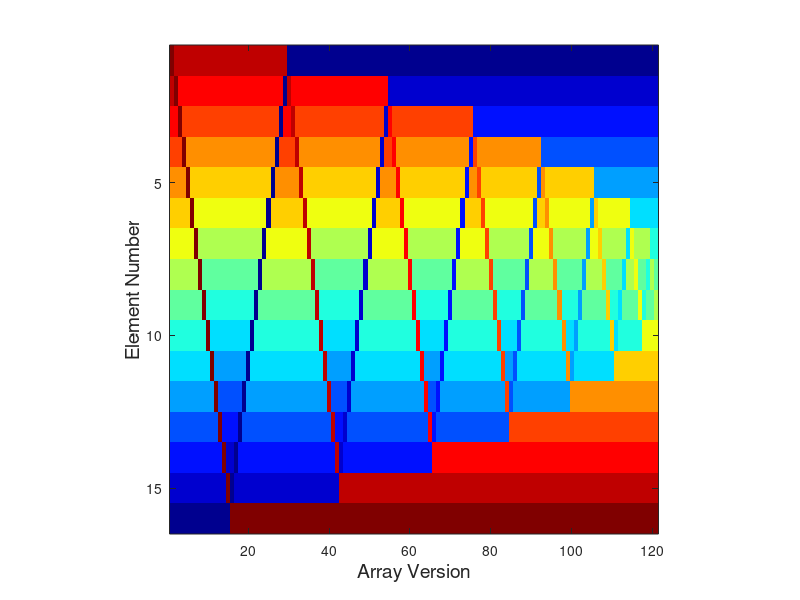

The MATLAB source for this figure:
%%%%%%%%%%%%%%%%%%%%%%%%%%%%%%%%%%%%%%%%%%%%%%%%%%%%%%%%%%%%%%%%%%%%%%%%%% 
% Title:     Shaker Sort
% Author:    Rommulluss Caraiman
%%%%%%%%%%%%%%%%%%%%%%%%%%%%%%%%%%%%%%%%%%%%%%%%%%%%%%%%%%%%%%%%%%%%%%%%%%  
clear all; close all; clc; 
N = 16; % Length of array to be sorted 
V = N:-1:1; % Generate an array containing integers from N down to 1
comparisons = 0;
snapNumeber = 1;
arrayState(1:N,snapNumeber) = V; 
lLock = 0; hLock = N+1; 
isSorted = false;
shakerDirection =true; %true = -> , false = <-
while(~isSorted)
    if(abs(lLock-hLock)==2)
        isSorted = true;    
    else
        if(shakerDirection==true)
           pos = lLock +1;
           shakerDirection = ~shakerDirection;
            while(pos+1~=hLock)
                comparisons = comparisons+1;
                if(V(pos)>V(pos+1))
                temp = V(pos);
                V(pos) = V(pos+1);
                V(pos+1) = temp;
                snapNumeber = snapNumeber + 1;
                arrayState(1:N,snapNumeber) = V; 
                end % if
                pos = pos +1; 
                
            end % while
            hLock = hLock-1;    
        
        else
            pos = hLock -1;
            shakerDirection = ~shakerDirection;
            while(pos-1~=lLock)
                comparisons = comparisons+1;
                if(V(pos)<V(pos-1))
                    temp = V(pos);
                    V(pos) = V(pos-1);
                    V(pos-1) = temp;  
                    snapNumeber = snapNumeber + 1;
                    arrayState(1:N,snapNumeber) = V; 
                end % if
                pos = pos-1;
            end % while
             lLock = lLock+1; 
        end  % if            
        
    end % if
        
end % while

%Plot Values
figure; imagesc(arrayState); 
axis square;
ylabel('Element Number','FontSize',14);
xlabel('Array Version','FontSize',14); 
colormap('jet'); % Change to jet colormap

% Store High-resolution Image Suitable for use in Reports  
 print -f1 -r300 -dbmp shackerSortVisualisation.bmp